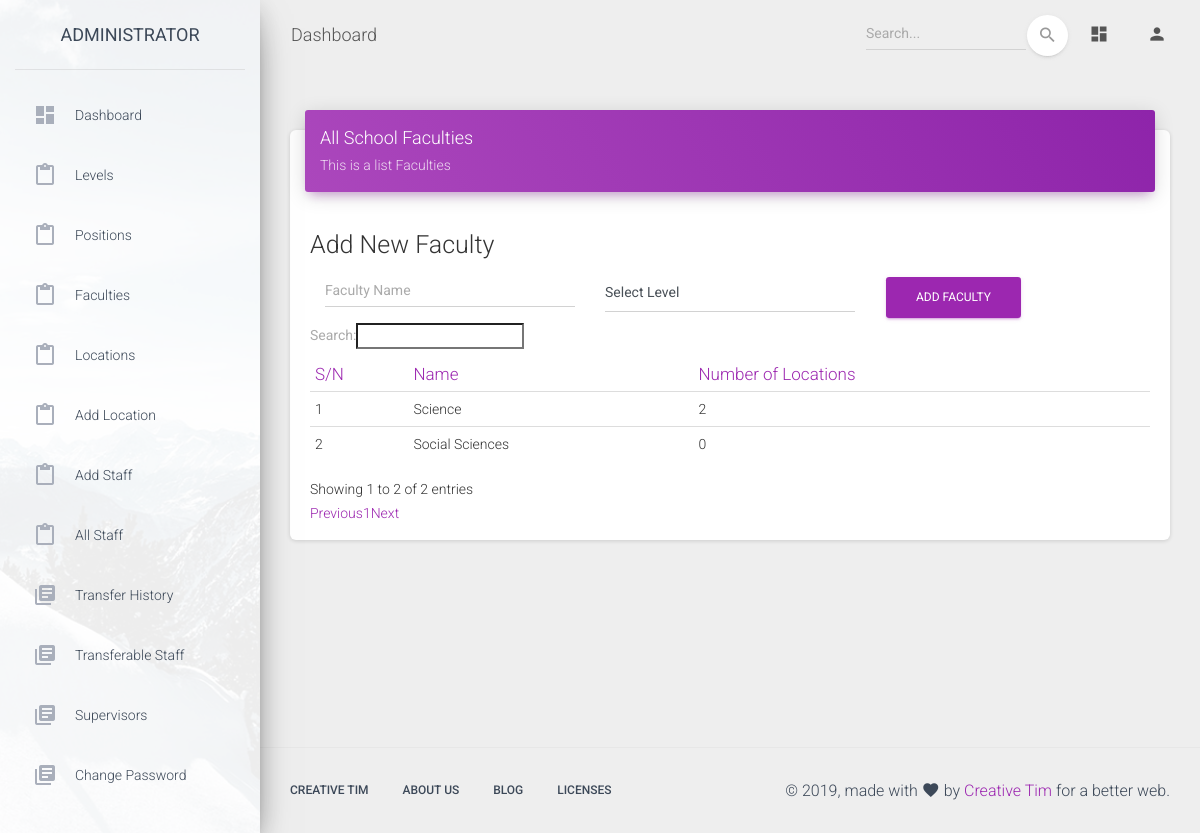
The app's page /admin/faculties.php (signed in) with its own data.
### tables this page shows
CREATE TABLE `faculties` (
  `id` int(11) NOT NULL,
  `faculty_id` varchar(255) NOT NULL,
  `name` varchar(255) NOT NULL,
  `level_id` varchar(255) NOT NULL,
  `created_at` datetime NOT NULL DEFAULT CURRENT_TIMESTAMP
);

### app/classes/Admin.php (called while the page is built, shortened)
<?php
class Admin extends Master
{
    public function get_faculties(){
        $data ="*";
        $table = "faculties";
        $res = $this->getAllData($data,$table);
        $faculties = !empty($res) ? $res : [];
        return $faculties;
    }
    public function get_faculty_locations($faculty_id){
        $data = "*";
        $table = "locations";
        $where = "WHERE faculty_id = '$faculty_id'";
        $res = $this->getAllData($data,$table,$where);
        $locations = !empty($res) ? $res : [];
        return $locations;
    }
}

### app/classes/Master.php (called while the page is built, shortened)
<?php
class Master
{
    protected $db;
    function __construct($db_conn){
        $this->db = $db_conn;
    }
    public function getAllData($data, $table, $where = '')
    {
        $settings_data=array();
        try {
            if ($data != '*') {
                $selections = implode(', ', $data);
            } else {
                $selections = '*';
            }
            $stmt = $this->db->prepare("SELECT {$selections} FROM `$table` " . $where . "");
            $stmt->execute();
            $settings_data = $stmt->fetchAll(PDO::FETCH_ASSOC);
            if ($stmt->rowCount() > 0) {
                return $settings_data;
            }
        } catch (PDOException $e) {
            return $settings_data;
        }
    }
}

### admin/faculties.php (the view, shortened to what this page needs)
<?php
include '../app/init.php';
$admin = new Admin($db_conn);
$faculties = $admin->get_faculties();
?>
<!DOCTYPE html>
<html lang="en">
<head>
  <link rel="stylesheet" href="https://maxcdn.bootstrapcdn.com/font-awesome/latest/css/font-awesome.min.css">
  <link href="../assets/css/material-dashboard.css?v=2.1.1" rel="stylesheet" />
  <link href="../assets/demo/demo.css" rel="stylesheet" />
    <link rel="stylesheet" type="text/css" href="https://cdn.datatables.net/v/dt/dt-1.10.18/datatables.min.css"/>
</head>
<body class="">
  <div class="wrapper ">
    <?php include 'includes/sidebar.php' ?>
    <div class="main-panel">
        <?php include 'includes/header.php' ?>
      <div class="content">
        <div class="container-fluid">
            <div class="row">
                <div class="col-md-12">
                    <div class="card">
                        <div class="card-header card-header-primary">
                            <h4 class="card-title ">All School Faculties</h4>
                            <p class="card-category"> This is a list Faculties </p>
                        </div>
                        <div class="card-body">
                            <h3>Add New Faculty</h3>
                            <form action="" id="newFaculty" class="row">
                                <div class="form-gorup col-4">
                                    <input type="text" name="name" placeholder="Faculty Name" class="form-control">
                                </div>
                                <div class="form-gorup col-4">
                                    <select name="level" id="level" class="form-control">
                                        <option value="">Select Level</option>
                                    </select>
                                </div>
                                <div class="col-3">
                                    <button type="submit" class="btn btn-primary">Add Faculty</button>
                                </div>
                            </form>
                            <div class="table-responsive">
                                <table class="table" id="faculty">
                                    <thead class=" text-primary">
                                    <th>
                                        S/N
                                    </th>
                                    <th>
                                        Name
                                    </th>
                                    <th>
                                        Number of Locations
                                    </th>
                                    </thead>
                                    <tbody>
                                    <?php
                                    if(!empty($faculties) && count($faculties) > 0){ $i=0;
                                        foreach ($faculties as $faculty){
                                            $loc_num = count($admin->get_faculty_locations($faculty['faculty_id']));
                                    ?>
                                    <tr>
                                        <td>
                                            <?= ++$i; ?>
                                        </td>
                                        <td>
                                            <?php if(isset($faculty['name'])) echo $faculty['name'] ?>
                                        </td>
                                        <td>
                                            <?= $loc_num ?>
                                        </td>
                                    </tr>
                                    <?php   }
                                    } ?>
                                    </tbody>
                                </table>
                            </div>
                        </div>
                    </div>
                </div>
            </div>
        </div>
      </div>
        <?php include 'includes/footer.php' ?>
    </div>
  </div>
</body>
</html>

### records on screen
faculties: name "Science", loc_num "2"
faculties: name "Social Sciences", loc_num "0"
